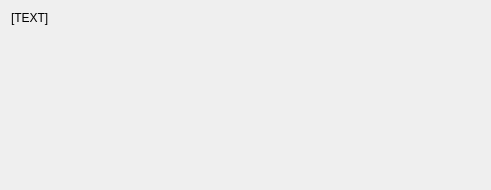
<?xml version="1.0" encoding="UTF-8"?>
<ui version="4.0">
 <class>[PAGE_NAME]</class>
 <widget class="QWidget" name="[PAGE_NAME]">
  <property name="geometry">
   <rect>
    <x>0</x>
    <y>0</y>
    <width>491</width>
    <height>190</height>
   </rect>
  </property>
  <property name="sizePolicy">
   <sizepolicy hsizetype="Preferred" vsizetype="Preferred">
    <horstretch>0</horstretch>
    <verstretch>0</verstretch>
   </sizepolicy>
  </property>
  <property name="minimumSize">
   <size>
    <width>491</width>
    <height>190</height>
   </size>
  </property>
  <property name="windowTitle">
   <string>[TITLE]</string>
  </property>
  <layout class="QVBoxLayout" name="verticalLayout">
   <item>
    <widget class="QLabel" name="description">
     <property name="enabled">
        <bool>true</bool>
     </property>
     <property name="text">
      <string>[TEXT]</string>
     </property>
     <property name="wordWrap">
      <bool>true</bool>
     </property>
    </widget>
   </item>
   <item>
    <layout class="QHBoxLayout" name="horizontalLayout_2">
     <property name="topMargin">
      <number>0</number>
     </property>
     <item>
      <spacer name="horizontalSpacer">
       <property name="orientation">
        <enum>Qt::Horizontal</enum>
       </property>
       <property name="sizeHint" stdset="0">
        <size>
         <width>40</width>
         <height>20</height>
        </size>
       </property>
      </spacer>
     </item>
    </layout>
   </item>
   <item>
    <spacer name="verticalSpacer">
     <property name="orientation">
      <enum>Qt::Vertical</enum>
     </property>
     <property name="sizeHint" stdset="0">
      <size>
       <width>20</width>
       <height>122</height>
      </size>
     </property>
    </spacer>
   </item>
  </layout>
 </widget>
 <resources/>
 <connections/>
</ui>
